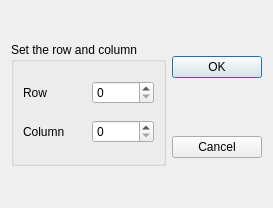
<?xml version="1.0" encoding="UTF-8"?>
<ui version="4.0">
 <class>TDialogSize</class>
 <widget class="QDialog" name="TDialogSize">
  <property name="geometry">
   <rect>
    <x>0</x>
    <y>0</y>
    <width>273</width>
    <height>208</height>
   </rect>
  </property>
  <property name="windowTitle">
   <string>Set row and column</string>
  </property>
  <layout class="QGridLayout" name="gridLayout_2">
   <item row="0" column="0" rowspan="2">
    <widget class="QGroupBox" name="groupBox">
     <property name="title">
      <string>Set the row and column</string>
     </property>
     <layout class="QGridLayout" name="gridLayout">
      <item row="0" column="0">
       <widget class="QLabel" name="label">
        <property name="text">
         <string>Row</string>
        </property>
       </widget>
      </item>
      <item row="0" column="1">
       <widget class="QSpinBox" name="spinBoxRow"/>
      </item>
      <item row="1" column="0">
       <widget class="QLabel" name="label_2">
        <property name="text">
         <string>Column</string>
        </property>
       </widget>
      </item>
      <item row="1" column="1">
       <widget class="QSpinBox" name="spinBoxColumn"/>
      </item>
     </layout>
    </widget>
   </item>
   <item row="0" column="1">
    <widget class="QPushButton" name="pushButtonOK">
     <property name="text">
      <string>OK</string>
     </property>
    </widget>
   </item>
   <item row="1" column="1">
    <widget class="QPushButton" name="pushButtonCancel">
     <property name="text">
      <string>Cancel</string>
     </property>
    </widget>
   </item>
  </layout>
 </widget>
 <resources/>
 <connections>
  <connection>
   <sender>pushButtonOK</sender>
   <signal>clicked()</signal>
   <receiver>TDialogSize</receiver>
   <slot>accept()</slot>
   <hints>
    <hint type="sourcelabel">
     <x>223</x>
     <y>65</y>
    </hint>
    <hint type="destinationlabel">
     <x>136</x>
     <y>103</y>
    </hint>
   </hints>
  </connection>
  <connection>
   <sender>pushButtonCancel</sender>
   <signal>clicked()</signal>
   <receiver>TDialogSize</receiver>
   <slot>reject()</slot>
   <hints>
    <hint type="sourcelabel">
     <x>223</x>
     <y>147</y>
    </hint>
    <hint type="destinationlabel">
     <x>136</x>
     <y>103</y>
    </hint>
   </hints>
  </connection>
 </connections>
</ui>
